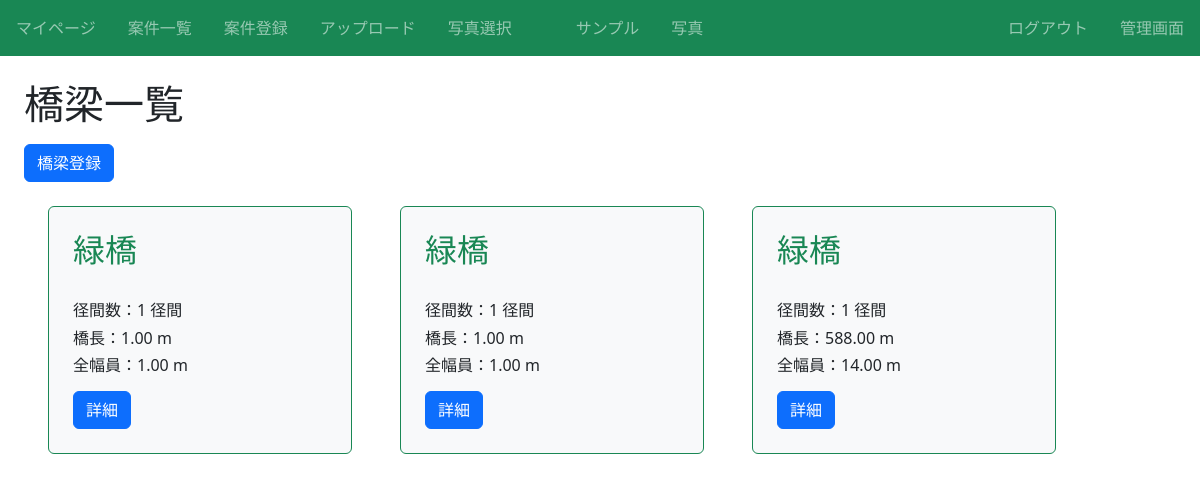
Screenshot of /article/2/infra/ (signed in) with the database file from the repository.
### infra/models.py (models this page shows, shortened)
class Infra(models.Model):
  title = models.CharField(max_length=100)# 橋名
  径間数 = models.IntegerField()# 径間数
  橋長 = models.DecimalField(max_digits=10, decimal_places=2)# 橋長(最大桁数10桁、小数点以下2桁)
  全幅員 = models.DecimalField(max_digits=10, decimal_places=2)# 全幅員(最大桁数10桁、小数点以下2桁)
  路線名 = models.CharField(max_length=50)# 路線名
  latitude = models.CharField(max_length=50, blank=True)# 緯度
  longitude = models.CharField(max_length=50, blank=True)# 経度
  橋梁コード = models.CharField(max_length=50, blank=True)# 橋梁コード
  活荷重 = models.CharField(max_length=50, blank=True)# 活荷重
  等級 = models.CharField(max_length=50, blank=True, choices = LOADGRADE)# 等級
  適用示方書 = models.CharField(max_length=100, blank=True)# 適用示方書
  上部構造形式 = models.CharField(max_length=100)# 上部構造形式
  下部構造形式 = models.CharField(max_length=100)# 下部構造形式
  基礎構造形式 = models.CharField(max_length=100)# 基礎構造形式
  近接方法 = models.CharField(max_length=100)# 近接方法
  交通規制 = models.CharField(max_length=100)# 交通規制
  第三者点検の有無 = models.CharField(max_length=100)# 第三者点検の有無
  海岸線との距離 = models.CharField(max_length=100)# 海岸線の距離
  路下条件 = models.CharField(max_length=100)# 路下条件
  特記事項 = models.CharField(max_length=100, blank=True)# 特記事項
  カテゴリー = models.CharField(max_length=100, choices = CATEGORY)# カテゴリー
  article = models.ForeignKey(Article, on_delete=models.CASCADE)

### infra/views.py (the view)
# urls.py: path('article/<int:pk>/infra/', views.ListInfraView.as_view(), name='list-infra'),
class ListInfraView(LoginRequiredMixin, ListView):
    template_name = 'infra/infra_list.html'
    model = Infra # 使用するモデル「infra」
    def get_queryset(self, **kwargs):
        queryset = super().get_queryset(**kwargs)
        article = Article.objects.get(id = self.kwargs["pk"])
        queryset = queryset.filter(article=article)
        return queryset
    def get_context_data(self, **kwargs):
        kwargs["article_id"] = self.kwargs["pk"]
        return super().get_context_data(**kwargs)

### infra/templates/infra/infra_list.html (shortened to what this page needs)
{% extends "base.html" %}
{% block h1 %}橋梁一覧{% endblock %}
{% block content %}
<div class="mt-3">
  <a href="{% url 'create-infra' pk=article_id %}" class="btn btn-primary">橋梁登録</a>
</div>
<div class="d-flex flex-wrap">
    {% for item in object_list %}
    <div class="p-4 m-4 bg-light border border-success rounded" style="width: 19rem;">
        <h2 class="text-success">{{ item.title }}</h2><br>
        <h6 class="card-text">径間数：{{ item.径間数 }} 径間</h6>
        <h6 class="card-text">橋長：{{ item.橋長 }} m</h6>
        <h6 class="card-text">全幅員：{{ item.全幅員 }} m</h6>
        <div class="mt-3">
            <a href="{% url 'detail-infra' item.pk %}" class="btn btn-primary">詳細</a>
        </div>
    </div>
    {% endfor %}
</div>
{% endblock content %}

### infra/static/infra/css/style.css (style rules this page uses)
a { text-decoration: none; }

### rows the page displays
Infra: title "緑橋", 径間数 "1", 橋長 "1.00", 全幅員 "1.00"
Infra: title "緑橋", 径間数 "1", 橋長 "1.00", 全幅員 "1.00"
Infra: title "緑橋", 径間数 "1", 橋長 "588.00", 全幅員 "14.00"
